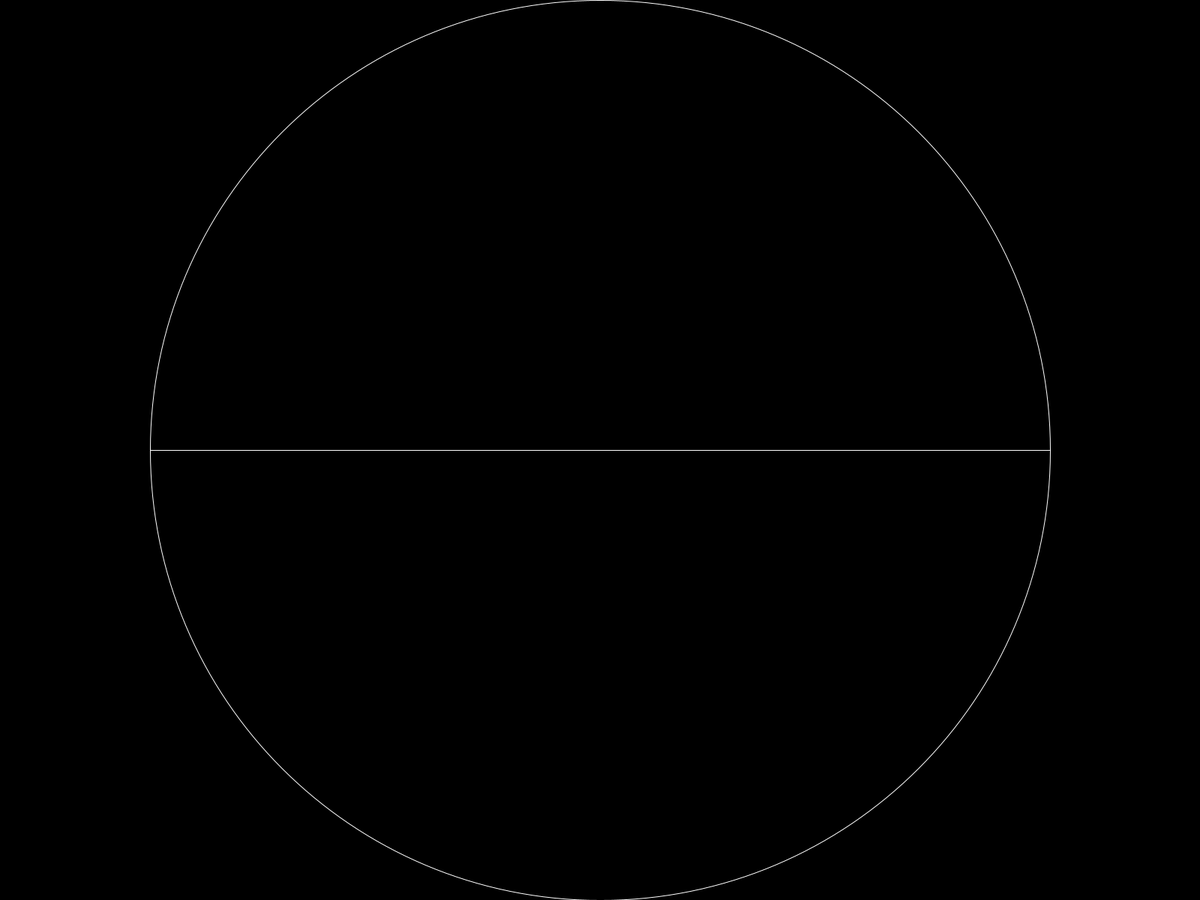
Frame 1 (no input)
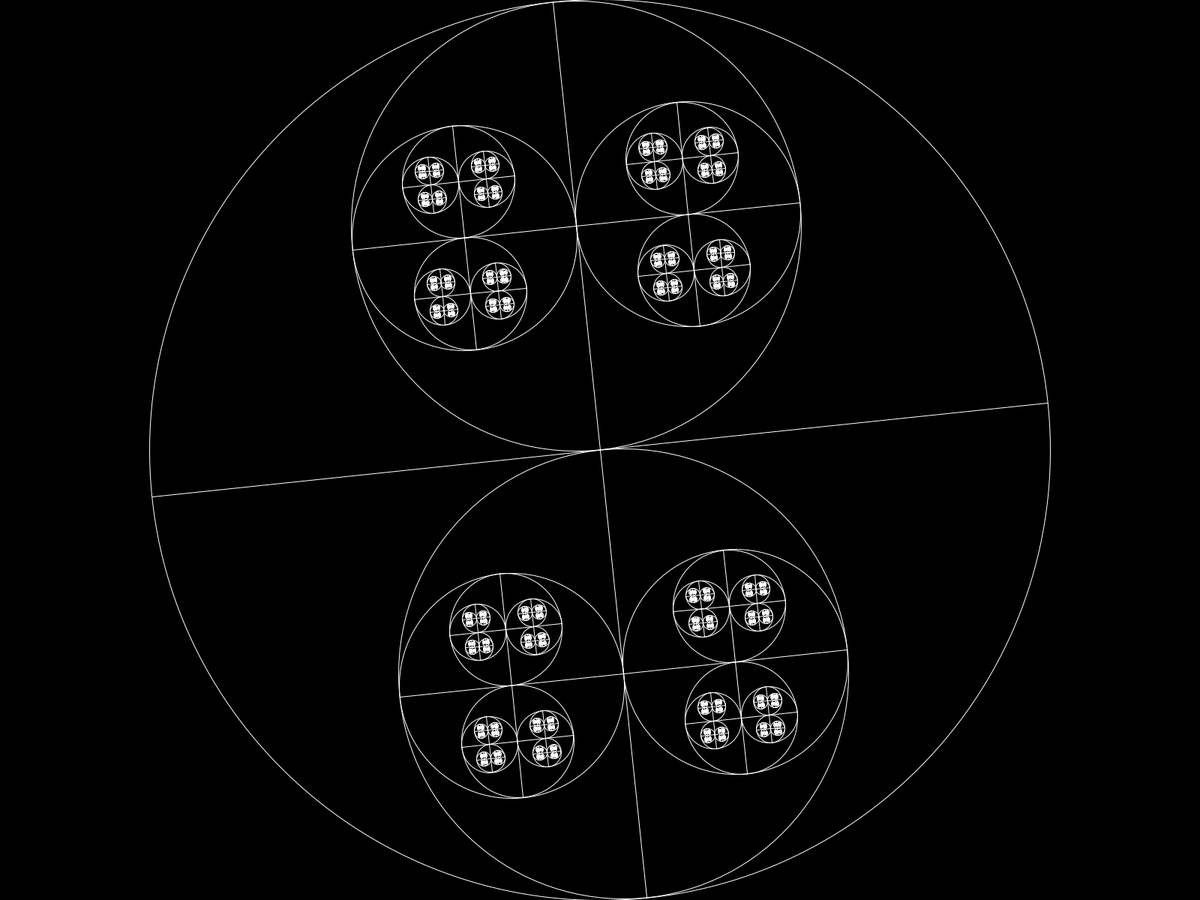
Frame 60 (the mouse pressed at the canvas centre just before this capture)
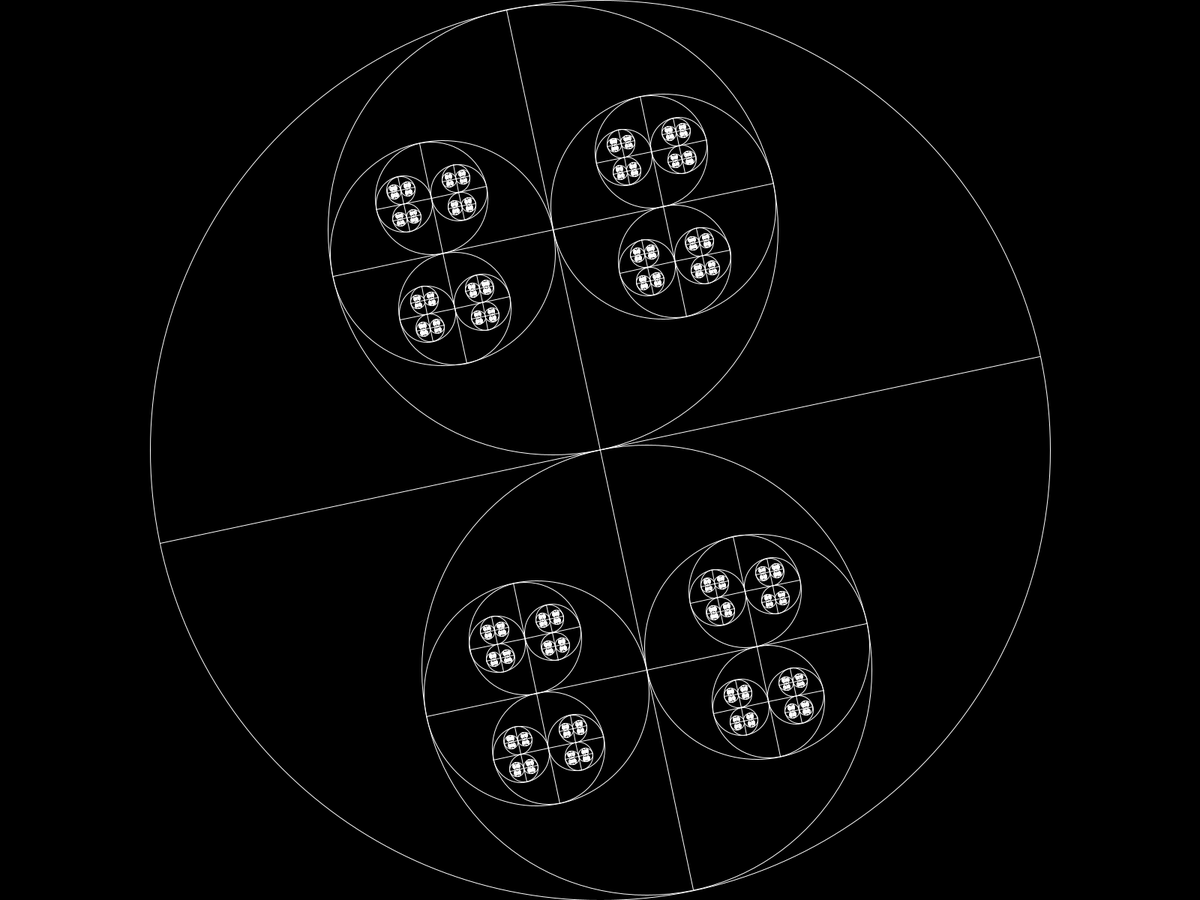
Frame 120 (the mouse held since frame 60 and released just before this capture)

The Processing sketch that drew these frames (run headless with seeded random() and noise(); from frame 60 on, the mouse is pressed at the canvas centre):

// Processing sketch: CircleQuad
// ── CircleQuad.pde
final int fps = 60;
float r, a, step;

void setup()
{
  fullScreen(JAVA2D);
  frameRate(fps);
  
  background(0);
  
  r = min(width, height) / 2;
  a = 0;
  step = TWO_PI / fps;
};

void draw()
{
  background(0);
  translate(width / 2, height / 2);
  
  fractal(-r*cos(a), -r*sin(a), r*cos(a), r*sin(a), 10);
  
  a += step;
  if(a >= TWO_PI)
    a = 0;
};

void fractal(float ax, float ay, float bx, float by, int it)
{
  float cx, cy, dx, dy, ex, ey;
  
  PVector main = new PVector(bx - ax, by - ay);
  
  cx = ax + main.x/2;
  cy = ay + main.y/2;
  
  float mlen = sqrt(main.x*main.x + main.y*main.y);
  
  PVector branch = new PVector(-1, main.x / main.y);
  branch.normalize();
  branch.mult(mlen/2);
  
  dx = cx + branch.x;
  dy = cy + branch.y;
  ex = cx - branch.x;
  ey = cy - branch.y;
  
  stroke(255);
  noFill();
  ellipse(cx, cy, mlen, mlen);
  line(ax, ay, bx, by);
  
  if(it >= 1 && mlen >= 2)
  {
    fractal(cx, cy, dx, dy, it - 1);
    fractal(cx, cy, ex, ey, it - 1);
  }
}
